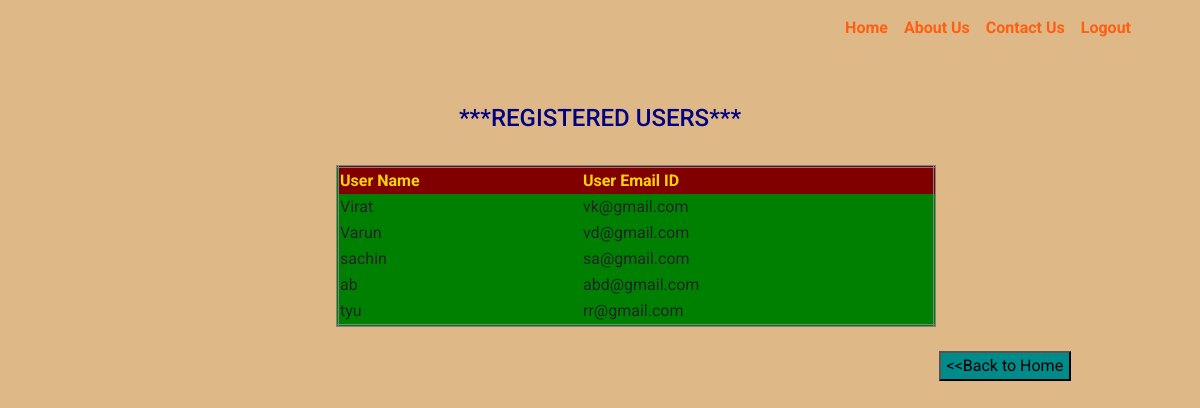
The app's page /uview/ with its own data.
### login/models.py (models this page shows)
class User1(models.Model):
    fname=models.CharField(max_length=100)
    lname=models.CharField(max_length=100)
    email=models.CharField(max_length=100)
    mob=models.BigIntegerField()
    loc=models.CharField(max_length=100)

### login/views.py (the view)
# urls.py: path('uview/', views.uview, name = "uview"),
def uview(request):
    srv=User1.objects.filter()
    return render(request, 'uview.html',{'srv':srv})

### templates/uview.html (shortened to what this page needs)
{% load static %}
<!doctype html>
<html lang="en">
<head >
    <link rel="stylesheet" href="{%static 'css/bootstrap.min.css'%} ">
    <link rel="stylesheet" href="{%static 'css/animate.css'%} ">
    <link rel="stylesheet" href="{%static 'css/owl.carousel.min.css'%}">
    <link rel="stylesheet" href="{%static 'css/themify-icons.css'%}">
    <link rel="stylesheet" href="{%static 'css/flaticon.css'%}">
    <link rel="stylesheet" href="{%static 'css/magnific-popup.css'%}">
    <link rel="stylesheet" href="{%static 'css/slick.css'%}">
    <link rel="stylesheet" href="{%static 'css/gijgo.min.css'%}">
    <link rel="stylesheet" href="{%static 'css/nice-select.css'%}">
    <link rel="stylesheet" href="{%static 'css/all.css'%}">
    <link rel="stylesheet" href="{%static 'css/style.css'%}">
</head>
<header class="main_menu home_menu">
    <div class="container">
        <div class="row align-items-center">
            <div class="col-lg-12">
                <nav class="navbar navbar-expand-lg navbar-light">
                    <div class="collapse navbar-collapse main-menu-item justify-content-end"
                        id="navbarSupportedContent">
                        <ul class="navbar-nav">
                            <li class="nav-item">
                                <a class="nav-link" href="/adminhome"><b>Home</b></a>
                            </li>
                            <li class="nav-item">
                                <a class="nav-link" href="/elements"><b>About Us</b></a>
                            </li>
                            <li class="nav-item">
                                <a class="nav-link" href="/contact1"><b>Contact Us</b></a>
                            </li>
                            <li class="nav-item">
                                <a class="nav-link" href="/index"><b>Logout</b></a>
                            </li>
</header>
<body style="background-color:burlywood">
   <form method="POST" action="/uview/">
<br><br>
<center><h3 style="color:navy" >***REGISTERED USERS***</h3></center>
<br>
<center><table style="width: 50%; border-style:double;margin-left:6%; background-color:green"></center>
    <tr>
        <th> User Name</th>
        <th> User Email ID</th>
    </tr>
    {% for e in srv %}
    <tr>
        <td>{{e.fname}}</td>
        <td>{{e.email}}</td>
    </tr>
    {% endfor %}
<br>
  <input type="button" value="<<Back to Home" style="background-color: darkcyan;" onclick="window.location.href='/adminhome'">
</form>
</body>
</html>

### templates/uview.html (style rules this page uses)
th { color: gold;background-color:maroon ;align-self:baseline; }

### records on screen
User1: fname "Virat", email "vk@gmail.com"
User1: fname "Varun", email "vd@gmail.com"
User1: fname "sachin", email "sa@gmail.com"
User1: fname "ab", email "abd@gmail.com"
User1: fname "tyu", email "rr@gmail.com"
